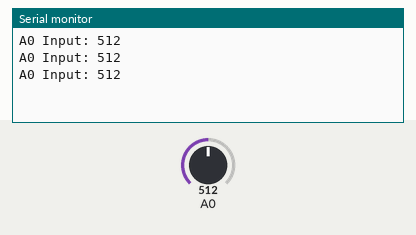
A program run on a simulated Arduino Uno, built with avr-gcc and run on an emulated ATmega328P. Shown: the last lines printed to the serial monitor. Inputs (shaded band) come from the test bench; at power-on: A0 = 512.

Above: at 1.3 s.
1.4 s: A0 set to 716
At 1.9 s:
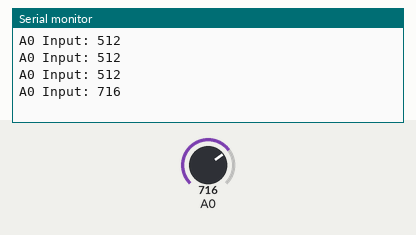
2.9 s: A0 set to 900
At 3.4 s:
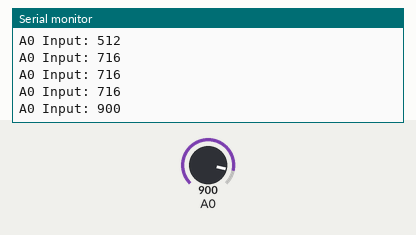
Timing chart, 0 to 5.9 s (numbered marks = the images above; inputs shaded):
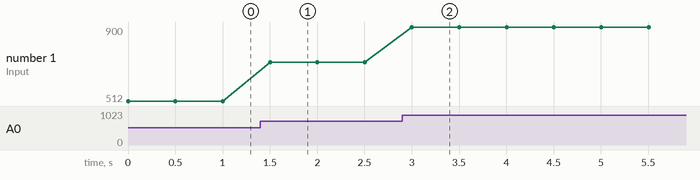

The program:

main.cpp
```cpp
#include <Arduino.h>


// A0ピンからアナログ入力を読み取り、シリアルモニタに出力するスケッチ

void setup() {
  // シリアル通信を開始し、ボーレートを9600bpsに設定
  Serial.begin(9600);

  // A0ピンを入力モードに設定（デフォルトでアナログ入力ピンは入力モード）
  pinMode(A0, INPUT);
}

void loop() {
  // A0ピンからアナログ入力を読み取る
  int sensorValue = analogRead(A0);

  // 読み取った値をシリアルモニタに出力
  Serial.print("A0 Input: ");
  Serial.println(sensorValue);

  // 500ミリ秒待つ
  delay(500);
}
```

Measured:
- after the input at 1.4 s, the serial monitor: prints a new line after 0.10 s (image 1)
- after the input at 2.9 s, the serial monitor: prints a new line after 0.10 s (image 2)
- plotted number 1: 512 → 716 after the input at 1.4 s, 716 → 900 after the input at 2.9 s
